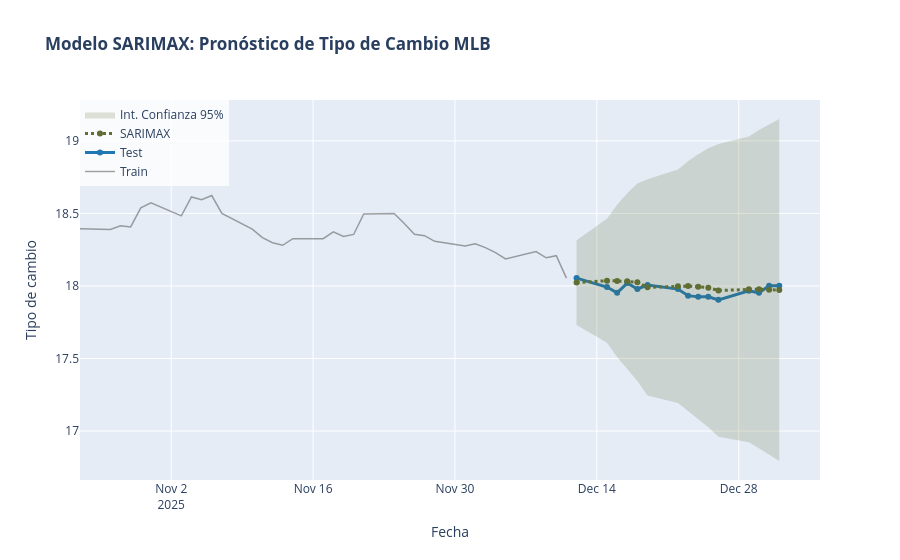

Source (notebook cell):
### Code cell
train = df.iloc[:-num_dias]
test = df.iloc[-num_dias:]

col_exog = ["diff_tasas"]

# Realizar modelo de SARIMAX
model = SARIMAX(
    train[col_target],
    exog=train[col_exog],
    order=(1,1,1),
    seasonal_order=(1,1,1,5),
    trend="c"
)

results = model.fit(disp=False,method='powell')

# Predecimos n pasos hacia el futuro (donde n = tamaño del test)
forecast_object = results.get_forecast(steps=len(test), exog=test[col_exog])
forecast_vals = forecast_object.predicted_mean
conf_int = forecast_object.conf_int(alpha=0.05) # Intervalo del 95%

# Metricas de error
rmse = np.sqrt(mean_squared_error(test[col_target], forecast_vals))
mape = mean_absolute_percentage_error(test[col_target], forecast_vals)
mae = mean_absolute_error(test[col_target], forecast_vals)


print(f"\n--- Errores del modelo ---")
print(f"RMSE: {rmse:.2f}")
print(f"MAPE: {mape:.2%}")
print(f"MAE: {mae:.2f}")

print(results.summary())

# Grafica
fig = go.Figure()

# Train
fig.add_trace(go.Scatter(
    x=train["tipo_cambio"][-num_dias-20:].index, y=train["tipo_cambio"][-num_dias-20:],
    mode='lines',
    name='Train',
    line=dict(color='rgba(100, 100, 100, 0.6)', width=1.5)
))

# Test
fig.add_trace(go.Scatter(
    x=test["tipo_cambio"].index, y=test["tipo_cambio"],
    name='Test',
    line=dict(color='#1f77b4', width=3),
    marker=dict(size=6)
))

# Forecast
fig.add_trace(go.Scatter(
    x=test.index, y=forecast_vals,
    name='SARIMAX',
    line=dict(color="#606E34", width=3, dash='dot')
))

# Intervalos de Confianza
fig.add_trace(go.Scatter(
    x=conf_int.index, y=conf_int.iloc[:, 0],
    mode='lines', line=dict(width=0), showlegend=False, hoverinfo='skip'
))
fig.add_trace(go.Scatter(
    x=conf_int.index, y=conf_int.iloc[:, 1],
    mode='lines', line=dict(width=0), fill='tonexty',
    fillcolor='rgba(96, 110, 52, 0.2)',
    name='Int. Confianza 95%', hoverinfo='skip'
))

# Titulos
fig.update_layout(
    title=f'<b>Modelo SARIMAX: Pronóstico de Tipo de Cambio MLB</b><br><sup>',
    xaxis_title='Fecha',
    yaxis_title='Tipo de cambio',
    legend=dict(x=0, y=1, bgcolor='rgba(255,255,255,0.8)'),
    hovermode="x unified"
)

fig.show()

### Figure 1 — Plotly figure (JSON) as saved in the notebook; plotly's stock layout.template omitted (floating-point values rounded to 4 significant figures)
{"data": [{"line": {"color": "rgba(100, 100, 100, 0.6)", "width": 1.5}, "mode": "lines", "name": "Train", "type": "scatter", "x": ["2025-10-24T00:00:00.000000", "2025-10-27T00:00:00.000000", "2025-10-28T00:00:00.000000", "2025-10-29T00:00:00.000000", "2025-10-30T00:00:00.000000", "2025-10-31T00:00:00.000000", "2025-11-03T00:00:00.000000", "2025-11-04T00:00:00.000000", "2025-11-05T00:00:00.000000", "2025-11-06T00:00:00.000000", "2025-11-07T00:00:00.000000", "2025-11-10T00:00:00.000000", "2025-11-11T00:00:00.000000", "2025-11-12T00:00:00.000000", "2025-11-13T00:00:00.000000", "2025-11-14T00:00:00.000000", "2025-11-17T00:00:00.000000", "2025-11-18T00:00:00.000000", "2025-11-19T00:00:00.000000", "2025-11-20T00:00:00.000000", "2025-11-21T00:00:00.000000", "2025-11-24T00:00:00.000000", "2025-11-25T00:00:00.000000", "2025-11-26T00:00:00.000000", "2025-11-27T00:00:00.000000", "2025-11-28T00:00:00.000000", "2025-12-01T00:00:00.000000", "2025-12-02T00:00:00.000000", "2025-12-03T00:00:00.000000", "2025-12-04T00:00:00.000000", "2025-12-05T00:00:00.000000", "2025-12-08T00:00:00.000000", "2025-12-09T00:00:00.000000", "2025-12-10T00:00:00.000000", "2025-12-11T00:00:00.000000"], "y": [18.39, 18.39, 18.41, 18.41, 18.54, 18.57, 18.48, 18.61, 18.59, 18.62, 18.5, 18.39, 18.33, 18.3, 18.28, 18.33, 18.33, 18.37, 18.34, 18.36, 18.5, 18.5, 18.43, 18.36, 18.35, 18.31, 18.28, 18.29, 18.26, 18.23, 18.19, 18.24, 18.19, 18.21, 18.05]}, {"line": {"color": "#1f77b4", "width": 3}, "marker": {"size": 6}, "name": "Test", "type": "scatter", "x": ["2025-12-12T00:00:00.000000", "2025-12-15T00:00:00.000000", "2025-12-16T00:00:00.000000", "2025-12-17T00:00:00.000000", "2025-12-18T00:00:00.000000", "2025-12-19T00:00:00.000000", "2025-12-22T00:00:00.000000", "2025-12-23T00:00:00.000000", "2025-12-24T00:00:00.000000", "2025-12-25T00:00:00.000000", "2025-12-26T00:00:00.000000", "2025-12-29T00:00:00.000000", "2025-12-30T00:00:00.000000", "2025-12-31T00:00:00.000000", "2026-01-01T00:00:00.000000"], "y": [18.05, 17.99, 17.95, 18.02, 17.98, 18.01, 17.98, 17.93, 17.92, 17.92, 17.9, 17.97, 17.95, 18.0, 18.0]}, {"line": {"color": "#606E34", "dash": "dot", "width": 3}, "name": "SARIMAX", "type": "scatter", "x": ["2025-12-12T00:00:00.000000", "2025-12-15T00:00:00.000000", "2025-12-16T00:00:00.000000", "2025-12-17T00:00:00.000000", "2025-12-18T00:00:00.000000", "2025-12-19T00:00:00.000000", "2025-12-22T00:00:00.000000", "2025-12-23T00:00:00.000000", "2025-12-24T00:00:00.000000", "2025-12-25T00:00:00.000000", "2025-12-26T00:00:00.000000", "2025-12-29T00:00:00.000000", "2025-12-30T00:00:00.000000", "2025-12-31T00:00:00.000000", "2026-01-01T00:00:00.000000"], "y": [18.02, 18.04, 18.04, 18.03, 18.03, 17.99, 18.0, 18.0, 18.0, 17.99, 17.97, 17.98, 17.98, 17.97, 17.97]}, {"hoverinfo": "skip", "line": {"width": 0}, "mode": "lines", "showlegend": false, "type": "scatter", "x": ["2025-12-12T00:00:00.000000", "2025-12-15T00:00:00.000000", "2025-12-16T00:00:00.000000", "2025-12-17T00:00:00.000000", "2025-12-18T00:00:00.000000", "2025-12-19T00:00:00.000000", "2025-12-22T00:00:00.000000", "2025-12-23T00:00:00.000000", "2025-12-24T00:00:00.000000", "2025-12-25T00:00:00.000000", "2025-12-26T00:00:00.000000", "2025-12-29T00:00:00.000000", "2025-12-30T00:00:00.000000", "2025-12-31T00:00:00.000000", "2026-01-01T00:00:00.000000"], "y": [17.73, 17.61, 17.51, 17.42, 17.35, 17.25, 17.19, 17.14, 17.08, 17.03, 16.96, 16.92, 16.88, 16.84, 16.79]}, {"fill": "tonexty", "fillcolor": "rgba(96, 110, 52, 0.2)", "hoverinfo": "skip", "line": {"width": 0}, "mode": "lines", "name": "Int. Confianza 95%", "type": "scatter", "x": ["2025-12-12T00:00:00.000000", "2025-12-15T00:00:00.000000", "2025-12-16T00:00:00.000000", "2025-12-17T00:00:00.000000", "2025-12-18T00:00:00.000000", "2025-12-19T00:00:00.000000", "2025-12-22T00:00:00.000000", "2025-12-23T00:00:00.000000", "2025-12-24T00:00:00.000000", "2025-12-25T00:00:00.000000", "2025-12-26T00:00:00.000000", "2025-12-29T00:00:00.000000", "2025-12-30T00:00:00.000000", "2025-12-31T00:00:00.000000", "2026-01-01T00:00:00.000000"], "y": [18.32, 18.46, 18.56, 18.64, 18.71, 18.74, 18.8, 18.86, 18.91, 18.95, 18.98, 19.03, 19.07, 19.11, 19.15]}], "layout": {"hovermode": "x unified", "legend": {"bgcolor": "rgba(255,255,255,0.8)", "x": 0, "y": 1}, "title": {"text": "<b>Modelo SARIMAX: Pronóstico de Tipo de Cambio MLB</b><br><sup>"}, "xaxis": {"title": {"text": "Fecha"}}, "yaxis": {"title": {"text": "Tipo de cambio"}}}}
